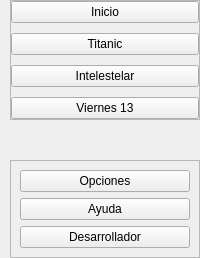
        <widget class="QWidget" name="leftMenu" native="true">
         <property name="enabled">
          <bool>true</bool>
         </property>
         <property name="minimumSize">
          <size>
           <width>200</width>
           <height>0</height>
          </size>
         </property>
         <layout class="QVBoxLayout" name="verticalLayout_3">
          <property name="spacing">
           <number>0</number>
          </property>
          <property name="leftMargin">
           <number>0</number>
          </property>
          <property name="topMargin">
           <number>0</number>
          </property>
          <property name="rightMargin">
           <number>0</number>
          </property>
          <property name="bottomMargin">
           <number>0</number>
          </property>
          <item>
           <widget class="QWidget" name="widget" native="true">
            <layout class="QVBoxLayout" name="verticalLayout_4">
             <property name="spacing">
              <number>0</number>
             </property>
             <property name="leftMargin">
              <number>10</number>
             </property>
             <property name="topMargin">
              <number>0</number>
             </property>
             <property name="rightMargin">
              <number>0</number>
             </property>
             <property name="bottomMargin">
              <number>0</number>
             </property>
             <item>
              <widget class="QFrame" name="diccionarioFrame">
               <property name="frameShape">
                <enum>QFrame::StyledPanel</enum>
               </property>
               <property name="frameShadow">
                <enum>QFrame::Raised</enum>
               </property>
               <layout class="QVBoxLayout" name="verticalLayout_5">
                <property name="spacing">
                 <number>10</number>
                </property>
                <property name="leftMargin">
                 <number>0</number>
                </property>
                <property name="topMargin">
                 <number>0</number>
                </property>
                <property name="rightMargin">
                 <number>0</number>
                </property>
                <property name="bottomMargin">
                 <number>0</number>
                </property>
                <item>
                 <widget class="QPushButton" name="inicioBtn">
                  <property name="cursor">
                   <cursorShape>PointingHandCursor</cursorShape>
                  </property>
                  <property name="text">
                   <string>Inicio</string>
                  </property>
                 </widget>
                </item>
                <item>
                 <widget class="QPushButton" name="titanicBtn">
                  <property name="cursor">
                   <cursorShape>PointingHandCursor</cursorShape>
                  </property>
                  <property name="text">
                   <string>Titanic</string>
                  </property>
                  <property name="iconSize">
                   <size>
                    <width>30</width>
                    <height>30</height>
                   </size>
                  </property>
                 </widget>
                </item>
                <item>
                 <widget class="QPushButton" name="intelestelarBtn">
                  <property name="cursor">
                   <cursorShape>PointingHandCursor</cursorShape>
                  </property>
                  <property name="text">
                   <string>Intelestelar</string>
                  </property>
                  <property name="iconSize">
                   <size>
                    <width>30</width>
                    <height>30</height>
                   </size>
                  </property>
                 </widget>
                </item>
                <item>
                 <widget class="QPushButton" name="viernes13Btn">
                  <property name="cursor">
                   <cursorShape>PointingHandCursor</cursorShape>
                  </property>
                  <property name="text">
                   <string>Viernes 13</string>
                  </property>
                  <property name="iconSize">
                   <size>
                    <width>30</width>
                    <height>30</height>
                   </size>
                  </property>
                 </widget>
                </item>
               </layout>
              </widget>
             </item>
             <item>
              <spacer name="verticalSpacer">
               <property name="orientation">
                <enum>Qt::Vertical</enum>
               </property>
               <property name="sizeHint" stdset="0">
                <size>
                 <width>20</width>
                 <height>40</height>
                </size>
               </property>
              </spacer>
             </item>
             <item>
              <widget class="QFrame" name="menuFrame">
               <property name="frameShape">
                <enum>QFrame::StyledPanel</enum>
               </property>
               <property name="frameShadow">
                <enum>QFrame::Raised</enum>
               </property>
               <layout class="QVBoxLayout" name="verticalLayout_6">
                <item>
                 <widget class="QPushButton" name="opcionesBtn">
                  <property name="cursor">
                   <cursorShape>PointingHandCursor</cursorShape>
                  </property>
                  <property name="text">
                   <string>Opciones</string>
                  </property>
                 </widget>
                </item>
                <item>
                 <widget class="QPushButton" name="ayudaBtn">
                  <property name="cursor">
                   <cursorShape>PointingHandCursor</cursorShape>
                  </property>
                  <property name="text">
                   <string>Ayuda</string>
                  </property>
                 </widget>
                </item>
                <item>
                 <widget class="QPushButton" name="desarrolladorBtn">
                  <property name="cursor">
                   <cursorShape>PointingHandCursor</cursorShape>
                  </property>
                  <property name="text">
                   <string>Desarrollador</string>
                  </property>
                 </widget>
                </item>
               </layout>
              </widget>
             </item>
            </layout>
           </widget>
          </item>
         </layout>
        </widget>
